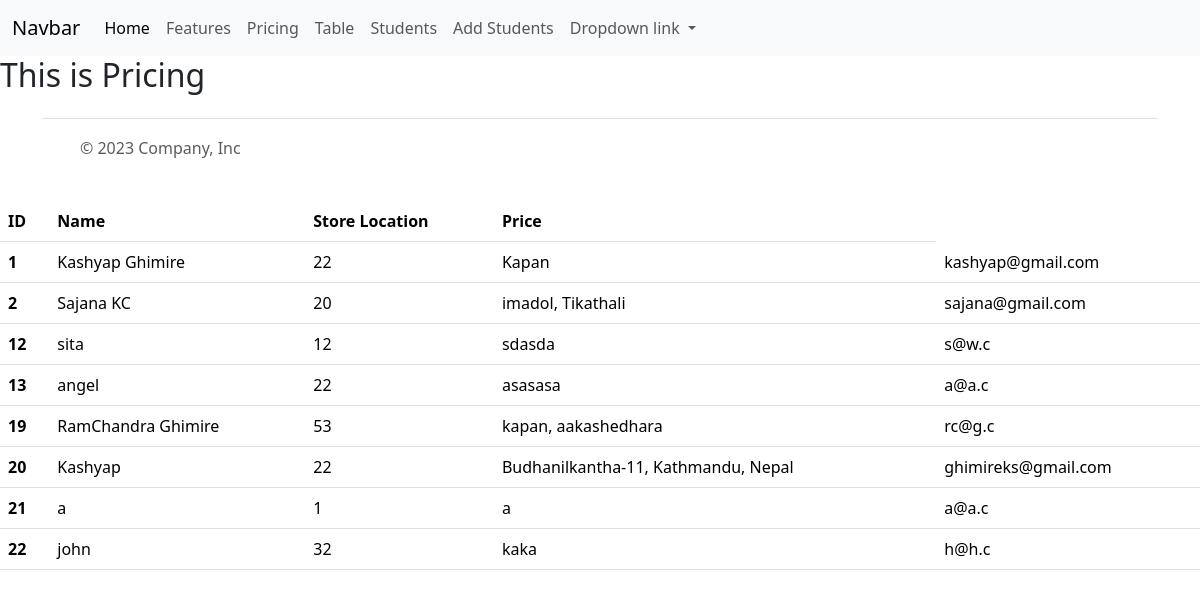
The page /pricing/ on the database its author committed.
### myapp/models.py (models this page shows, shortened)
class Student(models.Model):
    name=models.CharField(max_length=50)
    age=models.IntegerField()
    address=models.CharField(max_length=50)
    email=models.EmailField(max_length=50)
    classroom=models.ForeignKey(ClassRoom,on_delete=models.CASCADE,related_name="classroom_students",null=True,blank=True)

### myapp/views.py (the view)
# urls.py: path('pricing/',pricing,name='pricepage'),
def pricing(request):
    data=Student.objects.all()
    return render(request,'pricing.html',context={"students":data})

### templates/pricing.html (shortened to what this page needs)
{% extends 'base.html' %}
{% block content %}
<div>
    <h2>This is Pricing</h2>
    <table class="table">
        <thead>
          <tr>
            <th scope="col">ID</th>
            <th scope="col">Name</th>
            <th scope="col">Store Location</th>
            <th scope="col">Price</th>
          </tr>
        </thead>
        <tbody>
            {% for student in students %}
            <tr>
                <th scope="row">{{ student.id }}</th>
                <td>{{ student.name }}</td>
                <td>{{ student.age }}</td>
                <td>{{ student.address }}</td>
                <td>{{ student.email }}</td>
              </tr>
            {% endfor %}
        </tbody>
</div>
{% endblock content %}

### rows shown on the page
Student: id "1", name "Kashyap Ghimire", age "22", address "Kapan", email "kashyap@gmail.com"
Student: id "2", name "Sajana KC", age "20", address "imadol, Tikathali", email "sajana@gmail.com"
Student: id "12", name "sita", age "12", address "sdasda", email "s@w.c"
Student: id "13", name "angel", age "22", address "asasasa", email "a@a.c"
Student: id "19", name "RamChandra Ghimire", age "53", address "kapan, aakashedhara", email "rc@g.c"
Student: id "20", name "Kashyap", age "22", address "Budhanilkantha-11, Kathmandu, Nepal", email "ghimireks@gmail.com"
Student: id "21", name "a", age "1", address "a", email "a@a.c"
Student: id "22", name "john", age "32", address "kaka", email "h@h.c"
